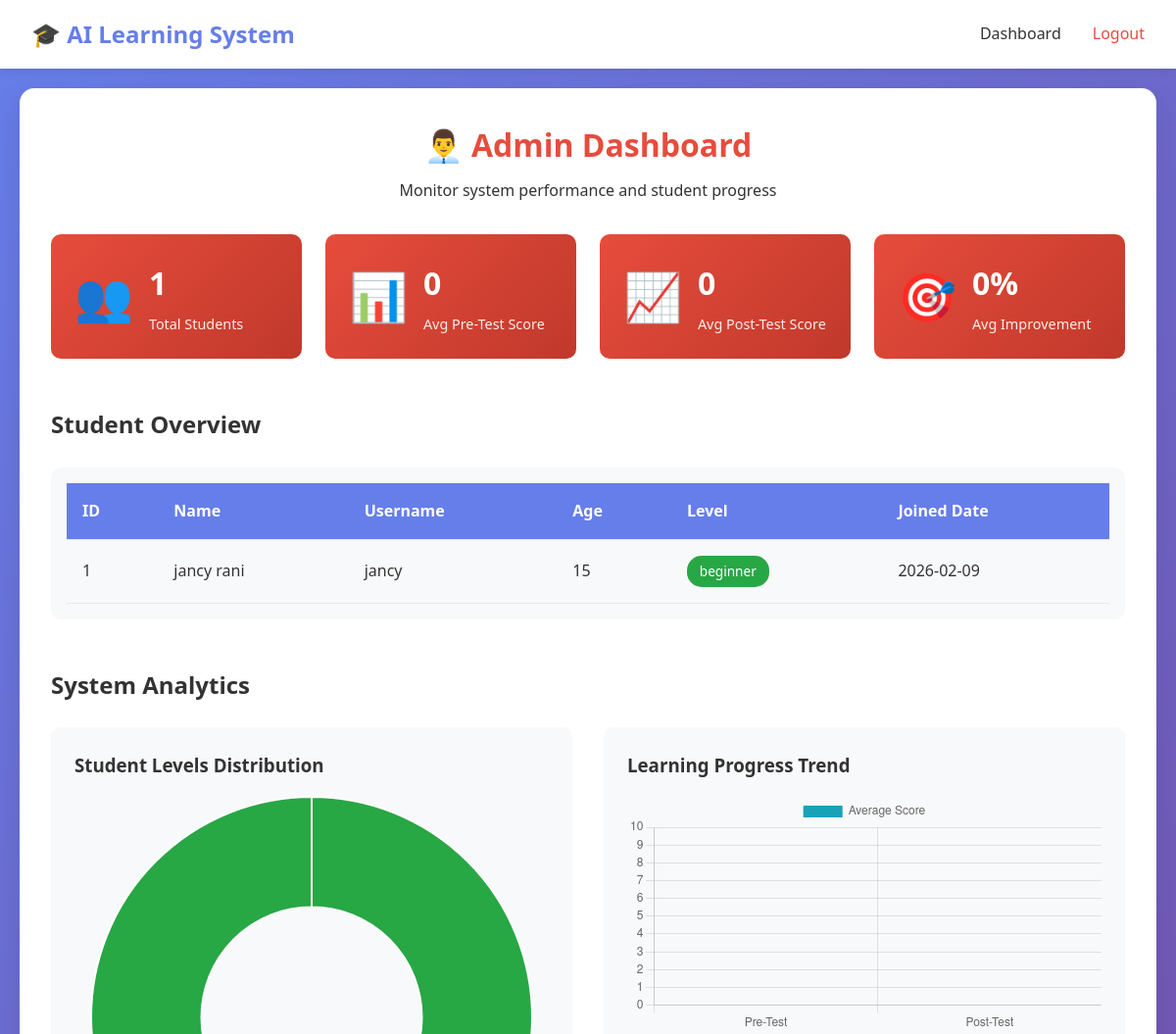
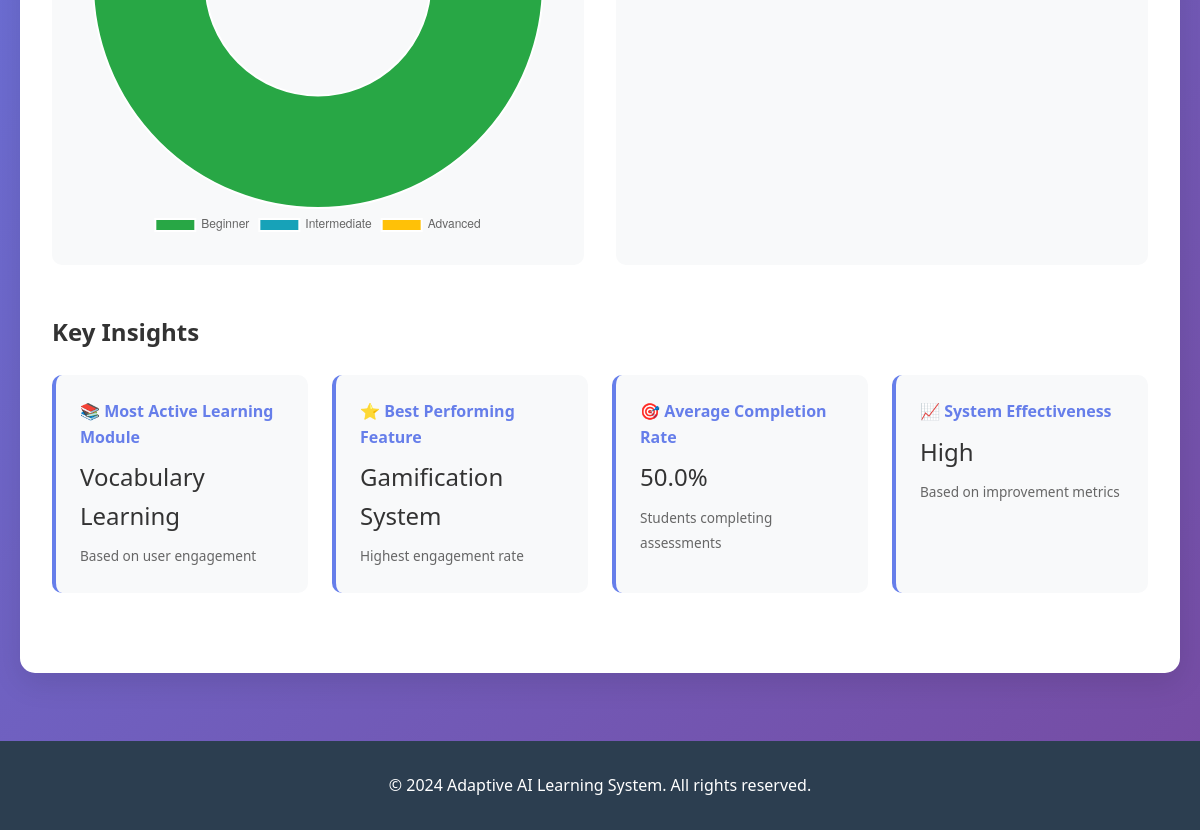
Page /admin-dashboard (signed in) on the committed database (2 pictures, top to bottom).
### tables this page shows
CREATE TABLE users (
        id INTEGER PRIMARY KEY AUTOINCREMENT,
        username TEXT UNIQUE NOT NULL,
        password TEXT NOT NULL,
        full_name TEXT NOT NULL,
        age INTEGER NOT NULL,
        level TEXT DEFAULT 'beginner',
        created_at TIMESTAMP DEFAULT CURRENT_TIMESTAMP
    );

### app.py (the view)
@app.route('/admin-dashboard')
def admin_dashboard():
    if 'admin_id' not in session:
        return redirect(url_for('admin_login'))
    conn = sqlite3.connect('database/learning_system.db')
    c = conn.cursor()
    c.execute("SELECT * FROM users")
    users = c.fetchall()
    c.execute("SELECT COUNT(*) FROM users")
    total_users = c.fetchone()[0]
    c.execute("SELECT AVG(score) FROM pre_test_results")
    avg_pre_score = c.fetchone()[0] or 0
    c.execute("SELECT AVG(score) FROM post_test_results")
    avg_post_score = c.fetchone()[0] or 0
    conn.close()
    return render_template('admin_dashboard.html',
                         users=users,
                         total_users=total_users,
                         avg_pre_score=avg_pre_score,
                         avg_post_score=avg_post_score)

### templates/admin_dashboard.html (shortened to what this page needs)
{% extends "base.html" %}
{% block content %}
<div class="admin-container">
    <div class="admin-header">
        <h1>👨‍💼 Admin Dashboard</h1>
        <p>Monitor system performance and student progress</p>
    </div>
    <div class="admin-stats">
        <div class="admin-stat-card">
            <div class="stat-icon">👥</div>
            <div class="stat-info">
                <h3>{{ total_users }}</h3>
                <p>Total Students</p>
            </div>
        </div>
        <div class="admin-stat-card">
            <div class="stat-icon">📊</div>
            <div class="stat-info">
                <h3>{{ avg_pre_score|round(1) }}</h3>
                <p>Avg Pre-Test Score</p>
            </div>
        </div>
        <div class="admin-stat-card">
            <div class="stat-icon">📈</div>
            <div class="stat-info">
                <h3>{{ avg_post_score|round(1) }}</h3>
                <p>Avg Post-Test Score</p>
            </div>
        </div>
        <div class="admin-stat-card">
            <div class="stat-icon">🎯</div>
            <div class="stat-info">
                <h3>{{ ((avg_post_score - avg_pre_score) / avg_pre_score * 100)|round(1) if avg_pre_score > 0 else 0 }}%</h3>
                <p>Avg Improvement</p>
            </div>
        </div>
    </div>
    <div class="students-section">
        <h2>Student Overview</h2>
        <div class="table-container">
            <table class="admin-table">
                <thead>
                    <tr>
                        <th>ID</th>
                        <th>Name</th>
                        <th>Username</th>
                        <th>Age</th>
                        <th>Level</th>
                        <th>Joined Date</th>
                    </tr>
                </thead>
                <tbody>
                    {% if users %}
                        {% for user in users %}
                            <tr>
                                <td>{{ user[0] }}</td>
                                <td>{{ user[3] }}</td>
                                <td>{{ user[1] }}</td>
                                <td>{{ user[4] }}</td>
                                <td>
                                    <span class="level-badge-small {{ user[5] }}">
                                        {{ user[5] }}
                                    </span>
                                </td>
                                <td>{{ user[6][:10] }}</td>
                            </tr>
                        {% endfor %}
                    {% else %}
                        <tr>
                            <td colspan="6" class="empty-table">No students registered yet</td>
                        </tr>
                    {% endif %}
                </tbody>
            </table>
        </div>
    </div>
    <div class="analytics-section">
        <h2>System Analytics</h2>
        <div class="chart-grid">
            <div class="chart-card">
                <h3>Student Levels Distribution</h3>
                <canvas id="levelChart"></canvas>
            </div>
            <div class="chart-card">
                <h3>Learning Progress Trend</h3>
                <canvas id="progressChart"></canvas>
            </div>
        </div>
    </div>
    <div class="insights-section">
        <h2>Key Insights</h2>
        <div class="insights-grid">
            <div class="insight-card">
                <h4>📚 Most Active Learning Module</h4>
                <p>Vocabulary Learning</p>
                <small>Based on user engagement</small>
            </div>
            <div class="insight-card">
                <h4>⭐ Best Performing Feature</h4>
                <p>Gamification System</p>
                <small>Highest engagement rate</small>
            </div>
            <div class="insight-card">
                <h4>🎯 Average Completion Rate</h4>
                <p>{{ ((users|length) / (users|length + 1) * 100)|round if users else 0 }}%</p>
                <small>Students completing assessments</small>
            </div>
            <div class="insight-card">
                <h4>📈 System Effectiveness</h4>
                <p>High</p>
                <small>Based on improvement metrics</small>
            </div>
        </div>
    </div>
</div>
<script>
// Level Distribution Chart
const levelCtx = document.getElementById('levelChart');
if (levelCtx) {
    const users = {{ users|tojson }};
    let beginnerCount = 0, intermediateCount = 0, advancedCount = 0;
    users.forEach(user => {
        if (user[5] === 'beginner') beginnerCount++;
        else if (user[5] === 'intermediate') intermediateCount++;
        else if (user[5] === 'advanced') advancedCount++;
    });
    new Chart(levelCtx, {
        type: 'doughnut',
        data: {
            labels: ['Beginner', 'Intermediate', 'Advanced'],
            datasets: [{
                data: [beginnerCount, intermediateCount, advancedCount],
                backgroundColor: ['#28a745', '#17a2b8', '#ffc107']
            }]
        },
        options: {
            responsive: true,
            plugins: {
                legend: {
                    position: 'bottom'
                }
            }
        }
    });
}
// Progress Trend Chart
const progressCtx = document.getElementById('progressChart');
if (progressCtx) {
    new Chart(progressCtx, {
        type: 'bar',
        data: {
            labels: ['Pre-Test', 'Post-Test'],
            datasets: [{
                label: 'Average Score',
                data: [{{ avg_pre_score }}, {{ avg_post_score }}],
                backgroundColor: ['#17a2b8', '#28a745']
            }]
        },
        options: {
            responsive: true,
            scales: {
                y: {
                    beginAtZero: true,
                    max: 10
                }
            }
        }
    });
}
</script>
{% endblock %}

### templates/base.html (shortened to what this page needs)
<!DOCTYPE html>
<html lang="en">
<head>
    <link rel="stylesheet" href="{{ url_for('static', filename='css/style.css') }}">
</head>
<body>
    <nav class="navbar">
        <div class="nav-container">
            <div class="nav-brand">
                <h2>🎓 AI Learning System</h2>
            </div>
            <div class="nav-links">
                {% if session.get('user_id') %}
                    <a href="/dashboard">Dashboard</a>
                    <a href="/learning">Learn</a>
                    <a href="/practice">Practice</a>
                    <a href="/chat">Chat</a>
                    <a href="/progress">Progress</a>
                    <a href="/logout" class="btn-logout">Logout</a>
                {% elif session.get('admin_id') %}
                    <a href="/admin-dashboard">Dashboard</a>
                    <a href="/logout" class="btn-logout">Logout</a>
                {% else %}
                    <a href="/">Home</a>
                    <a href="/login">Login</a>
                    <a href="/register">Register</a>
                {% endif %}
            </div>
        </div>
    </nav>
    <div class="container">
        {% block content %}{% endblock %}
    </div>
    <footer class="footer">
        <p>&copy; 2024 Adaptive AI Learning System. All rights reserved.</p>
    </footer>
</body>
</html>

### static/css/style.css (style rules this page uses)
* { margin: 0; padding: 0; box-sizing: border-box; }
body { font-family: 'Segoe UI', Tahoma, Geneva, Verdana, sans-serif; line-height: 1.6; color: #333; background: linear-gradient(135deg, #667eea 0%, #764ba2 100%); min-height: 100vh; }
.container { max-width: 1200px; margin: 0 auto; padding: 20px; min-height: calc(100vh - 180px); }
.navbar { background: #fff; box-shadow: 0 2px 10px rgba(0,0,0,0.1); position: sticky; top: 0; z-index: 1000; }
.nav-container { max-width: 1200px; margin: 0 auto; padding: 1rem 2rem; display: flex; justify-content: space-between; align-items: center; }
.nav-brand h2 { color: #667eea; font-size: 1.5rem; }
.nav-links { display: flex; gap: 2rem; align-items: center; }
.nav-links a { color: #333; text-decoration: none; font-weight: 500; transition: color 0.3s; }
.btn-logout { color: #e74c3c !important; }
.stat-icon { font-size: 3rem; }
.stat-info h3 { font-size: 2rem; margin-bottom: 0.3rem; }
.stat-info p { opacity: 0.9; font-size: 0.9rem; }
.admin-container { background: white; padding: 2rem; border-radius: 15px; box-shadow: 0 10px 30px rgba(0,0,0,0.1); }
.admin-header { text-align: center; margin-bottom: 2rem; }
.admin-header h1 { color: #e74c3c; margin-bottom: 0.5rem; }
.admin-stats { display: grid; grid-template-columns: repeat(auto-fit, minmax(200px, 1fr)); gap: 1.5rem; margin-bottom: 3rem; }
.admin-stat-card { background: linear-gradient(135deg, #e74c3c, #c0392b); color: white; padding: 1.5rem; border-radius: 10px; display: flex; align-items: center; gap: 1rem; }
.students-section, .analytics-section, .insights-section { margin-bottom: 3rem; }
.students-section h2, .analytics-section h2, .insights-section h2 { color: #333; margin-bottom: 1.5rem; }
.table-container { overflow-x: auto; background: #f8f9fa; border-radius: 10px; padding: 1rem; }
.admin-table { width: 100%; border-collapse: collapse; }
.admin-table thead { background: #667eea; color: white; }
.admin-table th, .admin-table td { padding: 1rem; text-align: left; border-bottom: 1px solid #e1e8ed; }
.level-badge-small { display: inline-block; padding: 0.3rem 0.8rem; border-radius: 15px; font-size: 0.85rem; font-weight: 500; color: white; }
.level-badge-small.beginner { background: #28a745; }
.chart-grid { display: grid; grid-template-columns: repeat(auto-fit, minmax(300px, 1fr)); gap: 2rem; }
.chart-card { background: #f8f9fa; padding: 1.5rem; border-radius: 10px; }
.chart-card h3 { color: #333; margin-bottom: 1rem; }
.insights-grid { display: grid; grid-template-columns: repeat(auto-fit, minmax(250px, 1fr)); gap: 1.5rem; }
.insight-card { background: #f8f9fa; padding: 1.5rem; border-radius: 10px; border-left: 4px solid #667eea; }
.insight-card h4 { color: #667eea; margin-bottom: 0.5rem; }
.insight-card p { font-size: 1.5rem; color: #333; margin: 0.5rem 0; }
.insight-card small { color: #666; font-size: 0.85rem; }
.footer { background: #2c3e50; color: white; text-align: center; padding: 2rem; margin-top: 3rem; }

### rows in the picture
users: id "1", full_name "jancy rani", username "jancy", age "15", level "beginner", created_at "2026-02-09"

### other values in the picture
{{ total_users }} "1"
{{ avg_pre_score|round(1) }} "0"
{{ avg_post_score|round(1) }} "0"
{{ ((users|length) / (users|length + 1) * 100)|round if users else 0 }} "50.0"
chart data {{ avg_pre_score }} 0
chart data {{ avg_post_score }} 0
